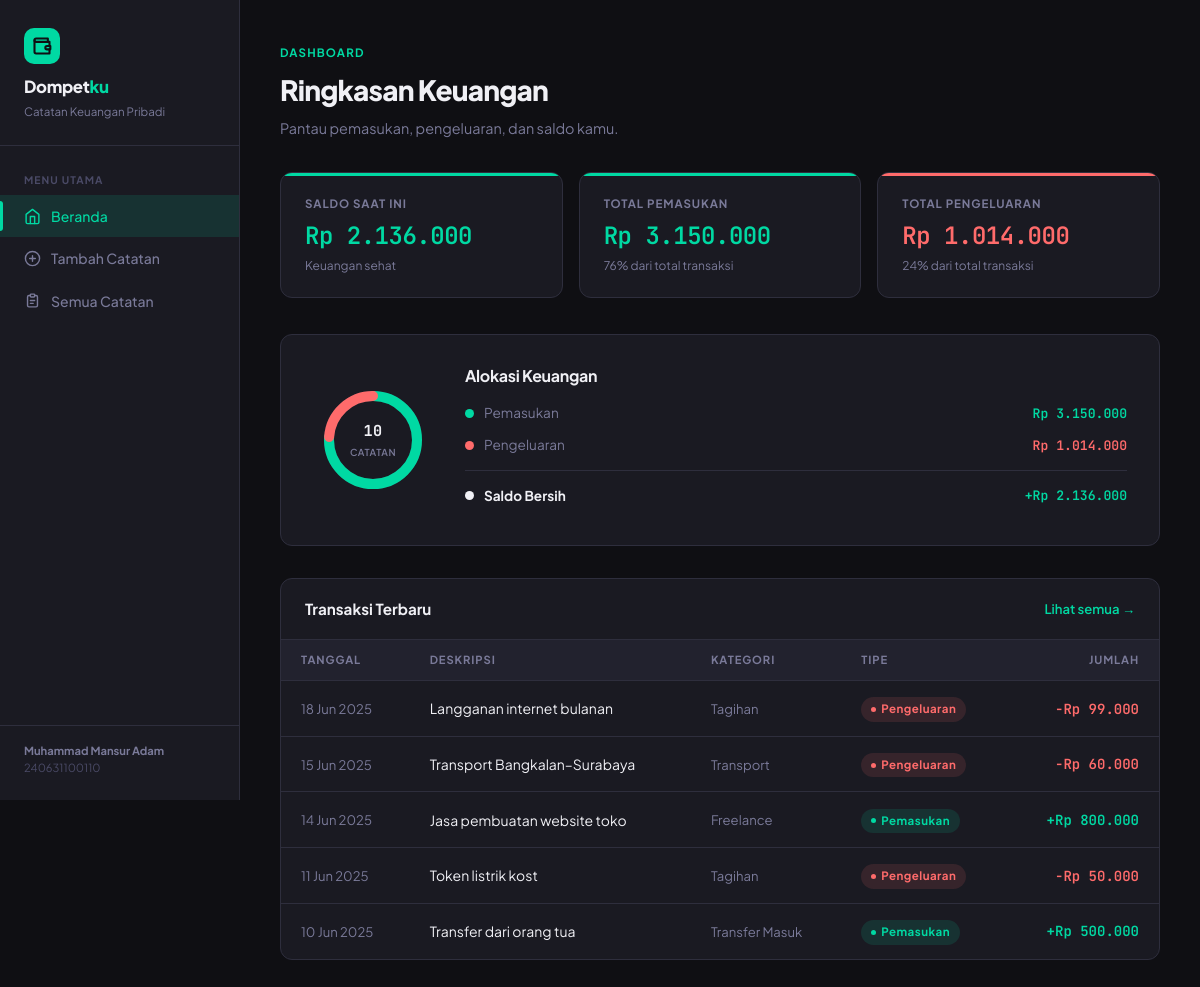
The page / on the database its author committed.
### tables this page shows
CREATE TABLE catatan (
  id         INT(11)      NOT NULL AUTO_INCREMENT,
  deskripsi  VARCHAR(200) NOT NULL,
  jumlah     DECIMAL(15,2) NOT NULL,
  tipe       ENUM('masuk','keluar') NOT NULL,
  kategori   VARCHAR(100) NOT NULL,
  tanggal    DATE         NOT NULL,
  created_at TIMESTAMP    NOT NULL DEFAULT CURRENT_TIMESTAMP,
  PRIMARY KEY (id),
  INDEX idx_tipe    (tipe),
  INDEX idx_tanggal (tanggal)
);

### functions.php (called while the page is built, shortened)
<?php
function formatRupiah(float $nominal): string {
    return 'Rp ' . number_format($nominal, 0, ',', '.');
}
function formatTanggal(string $tanggal): string {
    $bulan = [
        1  => 'Jan', 2  => 'Feb', 3  => 'Mar', 4  => 'Apr',
        5  => 'Mei', 6  => 'Jun', 7  => 'Jul', 8  => 'Agu',
        9  => 'Sep', 10 => 'Okt', 11 => 'Nov', 12 => 'Des'
    ];
    $ts = strtotime($tanggal);
    return date('d', $ts) . ' ' . $bulan[(int)date('m', $ts)] . ' ' . date('Y', $ts);
}
function hitungRingkasan(mysqli $conn): array {
    $result = ['masuk' => 0, 'keluar' => 0, 'saldo' => 0];
    $q = $conn->query("SELECT tipe, SUM(jumlah) AS total FROM catatan GROUP BY tipe");
    if ($q && $q->num_rows > 0) {
        while ($row = $q->fetch_assoc()) {
            if ($row['tipe'] === 'masuk')  $result['masuk']  = (float)$row['total'];
            if ($row['tipe'] === 'keluar') $result['keluar'] = (float)$row['total'];
        }
    }
    $result['saldo'] = $result['masuk'] - $result['keluar'];
    return $result;
}
function bersihkan(string $input): string {
    return htmlspecialchars(trim($input), ENT_QUOTES, 'UTF-8');
}
?>

### index.php (the view, shortened to what this page needs)
<?php
require 'koneksi.php';
require 'functions.php';
$ringkasan = hitungRingkasan($conn);
$masuk  = $ringkasan['masuk'];
$keluar = $ringkasan['keluar'];
$saldo  = $ringkasan['saldo'];
$total    = $masuk + $keluar;
$pctMasuk = $total > 0 ? round(($masuk  / $total) * 100) : 0;
$pctKeluar= $total > 0 ? round(($keluar / $total) * 100) : 0;
$r = 44; $cx = 60; $cy = 60;
$circumference = 2 * M_PI * $r;
$dashMasuk  = ($circumference * $pctMasuk)  / 100;
$dashKeluar = ($circumference * $pctKeluar) / 100;
$recent = $conn->query(
    "SELECT * FROM catatan ORDER BY tanggal DESC, id DESC LIMIT 5"
);
$totalCatatan = $conn->query("SELECT COUNT(*) AS n FROM catatan")->fetch_assoc()['n'];
include 'header.php';
?>
<div class="page-header">
  <p class="eyebrow">Dashboard</p>
  <h2>Ringkasan Keuangan</h2>
  <p>Pantau pemasukan, pengeluaran, dan saldo kamu.</p>
</div>
<div class="summary-grid">
  <div class="summary-card card-saldo">
    <p class="card-label">Saldo Saat Ini</p>
    <p class="card-amount <?= $saldo >= 0 ? 'positive' : 'negative' ?>">
      <?= formatRupiah(abs($saldo)) ?>
    </p>
    <p class="card-sub"><?= $saldo >= 0 ? 'Keuangan sehat' : 'Pengeluaran melebihi pemasukan' ?></p>
  </div>
  <div class="summary-card card-masuk">
    <p class="card-label">Total Pemasukan</p>
    <p class="card-amount positive"><?= formatRupiah($masuk) ?></p>
    <p class="card-sub"><?= $pctMasuk ?>% dari total transaksi</p>
  </div>
  <div class="summary-card card-keluar">
    <p class="card-label">Total Pengeluaran</p>
    <p class="card-amount negative"><?= formatRupiah($keluar) ?></p>
    <p class="card-sub"><?= $pctKeluar ?>% dari total transaksi</p>
  </div>
</div>
<div class="ring-wrapper">
  <div class="ring-container">
    <svg viewBox="0 0 120 120" xmlns="http://www.w3.org/2000/svg">
      <circle class="ring-track" cx="<?= $cx ?>" cy="<?= $cy ?>" r="<?= $r ?>"/>
      <?php if ($total > 0): ?>
        <circle class="ring-masuk" cx="<?= $cx ?>" cy="<?= $cy ?>" r="<?= $r ?>"
          stroke-dasharray="<?= round($dashMasuk, 2) ?> <?= round($circumference - $dashMasuk, 2) ?>"
          stroke-dashoffset="0"/>
        <circle class="ring-keluar" cx="<?= $cx ?>" cy="<?= $cy ?>" r="<?= $r ?>"
          stroke-dasharray="<?= round($dashKeluar, 2) ?> <?= round($circumference - $dashKeluar, 2) ?>"
          stroke-dashoffset="-<?= round($dashMasuk, 2) ?>"/>
      <?php else: ?>
        <circle class="ring-track" cx="<?= $cx ?>" cy="<?= $cy ?>" r="<?= $r ?>"
          stroke-dasharray="<?= round($circumference * 0.5, 2) ?> <?= round($circumference * 0.5, 2) ?>"/>
      <?php endif; ?>
    </svg>
    <div class="ring-center">
      <strong><?= $totalCatatan ?></strong>
      CATATAN
    </div>
  </div>
  <div class="ring-legend">
    <h3>Alokasi Keuangan</h3>
    <div class="legend-row">
      <span class="legend-dot mint"></span>
      <span class="legend-label">Pemasukan</span>
      <span class="legend-val mint"><?= formatRupiah($masuk) ?></span>
    </div>
    <div class="legend-row">
      <span class="legend-dot coral"></span>
      <span class="legend-label">Pengeluaran</span>
      <span class="legend-val coral"><?= formatRupiah($keluar) ?></span>
    </div>
    <div class="legend-row" style="margin-top:14px;padding-top:14px;border-top:1px solid var(--border)">
      <span class="legend-dot" style="background:var(--text)"></span>
      <span class="legend-label"><strong style="color:var(--text)">Saldo Bersih</strong></span>
      <span class="legend-val" style="color:<?= $saldo >= 0 ? 'var(--mint)' : 'var(--coral)' ?>">
        <?= ($saldo >= 0 ? '+' : '-') . formatRupiah(abs($saldo)) ?>
      </span>
    </div>
  </div>
</div>
<div class="table-card">
  <div class="table-card-header">
    <h3>Transaksi Terbaru</h3>
    <a href="daftar.php" style="font-size:.82rem;color:var(--mint);font-weight:600;">
      Lihat semua →
    </a>
  </div>
  <?php if ($recent && $recent->num_rows > 0): ?>
  <table>
    <thead>
      <tr>
        <th>Tanggal</th>
        <th>Deskripsi</th>
        <th>Kategori</th>
        <th>Tipe</th>
        <th style="text-align:right">Jumlah</th>
      </tr>
    </thead>
    <tbody>
      <?php while ($row = $recent->fetch_assoc()): ?>
      <tr>
        <td class="date-cell"><?= formatTanggal($row['tanggal']) ?></td>
        <td><?= bersihkan($row['deskripsi']) ?></td>
        <td style="color:var(--muted);font-size:.82rem"><?= bersihkan($row['kategori']) ?></td>
        <td>
          <span class="type-badge <?= $row['tipe'] ?>">
            <?= $row['tipe'] === 'masuk' ? 'Pemasukan' : 'Pengeluaran' ?>
          </span>
        </td>
        <td style="text-align:right">
          <span class="amount-cell <?= $row['tipe'] ?>">
            <?= ($row['tipe'] === 'masuk' ? '+' : '-') . formatRupiah($row['jumlah']) ?>
          </span>
        </td>
      </tr>
      <?php endwhile; ?>
    </tbody>
  </table>
  <?php endif; ?>
</div>
<?php include 'footer.php'; ?>

### rows shown on the page
catatan: tanggal "18 Jun 2025", deskripsi "Langganan internet bulanan", kategori "Tagihan", tipe "Pengeluaran", jumlah "Rp 99.000"
catatan: tanggal "15 Jun 2025", deskripsi "Transport Bangkalan–Surabaya", kategori "Transport", tipe "Pengeluaran", jumlah "Rp 60.000"
catatan: tanggal "14 Jun 2025", deskripsi "Jasa pembuatan website toko", kategori "Freelance", tipe "Pemasukan", jumlah "Rp 800.000"
catatan: tanggal "11 Jun 2025", deskripsi "Token listrik kost", kategori "Tagihan", tipe "Pengeluaran", jumlah "Rp 50.000"
catatan: tanggal "10 Jun 2025", deskripsi "Transfer dari orang tua", kategori "Transfer Masuk", tipe "Pemasukan", jumlah "Rp 500.000"

### other values the page prints
formatRupiah(abs($saldo)) "Rp 2.136.000"
formatRupiah($masuk) "Rp 3.150.000"
$pctMasuk "76"
formatRupiah($keluar) "Rp 1.014.000"
$pctKeluar "24"
$totalCatatan "10"
